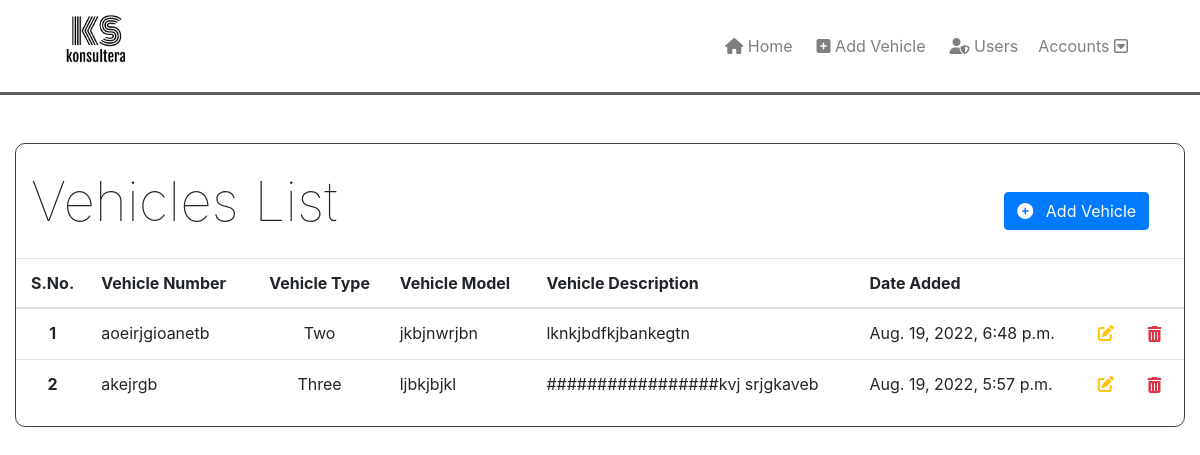
Screenshot of / (signed in) with the database file from the repository.
### home/models.py (models this page shows, shortened)
class Vehicle(models.Model):
    vehicle_no = models.CharField(max_length = 15000)
    vehicle_type = models.CharField(max_length = 1500, choices = vehicle_choices)
    vehicle_model = models.CharField(max_length = 15000)
    Vehicle_desc = models.TextField()
    created_ts = models.DateTimeField(auto_now_add = True, null = True, blank = True)
    updated_ts = models.DateTimeField(auto_now = True, null = True, blank = True)
    user = models.ForeignKey(User, on_delete = models.CASCADE)

### home/views.py (the view)
# urls.py: path('', Index, name = "home"),
@login_required
def Index(request):
    context = {}
    vehicles = Vehicle.objects.all().order_by('-created_ts')
    context["vehicles"] = vehicles
    return render(request, "index.html", context)

### home/templates/index.html (shortened to what this page needs)
{% extends 'base.html' %}
{% block content %}
<div class = "container" style = "max-width: 100%;">
    <div class = "card mt-5 shadow" style = "border-radius: 10px; border: 1px solid rgb(61, 61, 61);">
        <div class = "container mt-4" style = "max-width: 100%;">
            <div class = "row">
                <div class = "col-sm-10">
                    <h3 style = "font-size: 55px; font-weight: lighter;"> Vehicles List </h3>
                </div>
                <div class = "col-sm-2 mt-4">
                    <a href = "{% url 'add_vehicle' %}">
                        <button class = "btn btn-md btn-primary"> <i class="fa-solid fa-circle-plus mr-2"></i> Add Vehicle </button>
                    </a>
                </div>
            </div>
        </div>
        <div class = "card-body p-0 mt-3">
            <table class="table p-0">
                <thead>
                    <tr>
                    <th scope="col" class = "text-center">S.No.</th>
                    <th scope="col">Vehicle Number</th>
                    <th scope="col" class = "text-center">Vehicle Type</th>
                    <th scope="col">Vehicle Model</th>
                    <th scope="col">Vehicle Description</th>
                    <th scope="col">Date Added</th>
                    <th scope="col"></th>
                    <th scope="col"></th>
                    </tr>
                </thead>
                <tbody>
                    {% for x in vehicles %}
                    <tr>
                        <th scope="row" class = "text-center">{{ forloop.counter }}</th>
                        <td>{{ x.vehicle_no }}</td>
                        <td class = "text-center">{{ x.vehicle_type }}</td>
                        <td>{{ x.vehicle_model }}</td>
                        {% if x.Vehicle_desc|length > 70 %}
                            <td title = "{{ x.Vehicle_desc }}">{{ x.Vehicle_desc|slice:":70" }}....</td>
                        {% else %}
                            <td>{{ x.Vehicle_desc }}</td>
                        {% endif %}
                        <td>{{ x.created_ts }}</td>
                        <td>
                            <a href = "update_vehicle/{{ x.id }}">
                                <i title = "Update: {{x.vehicle_no}}" class="fa-solid text-warning fa-pen-to-square"></i>
                            </a>
                        </td>
                        <td>
                            <button style = "border: none; outline: none; background-color: #fff;" data-toggle = "modal" data-target = "#exampleModal-{{x.id}}" id = "delete_btn">
                                <i title = "Delete: {{x.vehicle_no}}" class="fa-solid text-danger fa-trash-can"></i>
                            </button>
                        </td>
                    </tr>
                    {% endfor %}
                </tbody>
            </table>
        </div>
    </div>
</div>
{% endblock %}

### templates/base.html (shortened to what this page needs)
<!DOCTYPE html>
<html lang="en">
<head>
    <link rel="stylesheet" href="https://cdn.jsdelivr.net/npm/bootstrap@4.0.0/dist/css/bootstrap.min.css">
</head>
<body>
    <nav class="navbar shadow navbar-default navbar-light navbar-light navbar-expand-lg" style = "border-bottom: 3px solid rgb(93, 93, 93);">
        <a class="navbar-brand ml-5 mb-3" href="/"><img style = "height: 50px; padding: 0px;" src = "/ui/static/head_icon.png"></a>
        <div class="collapse navbar-collapse mr-5" id="navbarSupportedContent">
            <ul class="navbar-nav ml-auto" id = "imp_links">
                {% if user.is_authenticated %}
                    <li class="nav-item text-center mr-2">
                        <a class="nav-link" href="/"> <i class="fas fa-home"></i> Home</a>
                    </li>
                    <li class="nav-item text-center mr-2">
                        <a class="nav-link" href="{% url 'add_vehicle' %}"><i class="fa-solid fa-square-plus"></i> Add Vehicle</a>
                    </li>
                    {% for group in request.user.groups.all %}
                        {% if group.name == 'superadmin' %}
                            <li class="nav-item text-center mr-1">
                                <a class="nav-link" href="{% url 'user_list' %}"><i class="fas fa-user-shield"></i> Users </a>
                            </li>
                        {% endif %}
                    {% endfor %}
                {% else %}
                    <li class="nav-item text-center">
                        <a class="nav-link" href="/"> <i class="fas fa-home"></i> Home</a>
                    </li>
                {% endif %}
                <li class="nav-item dropdown">
                    <a class="nav-link " href="#" id="navbarDropdown" role="button" data-toggle="dropdown" aria-haspopup="true" aria-expanded="false">
                         Accounts <i class="far fa-caret-square-down"></i>
                    </a>
                </li>
            </ul>
        </div>
    </nav>
    {% block content %}{% endblock %}
</body>
</html>

### rows the page displays
Vehicle: vehicle_no "aoeirjgioanetb", vehicle_type "Two", vehicle_model "jkbjnwrjbn", Vehicle_desc "lknkjbdfkjbankegtn", created_ts "Aug. 19, 2022, 6:48 p.m."
Vehicle: vehicle_no "akejrgb", vehicle_type "Three", vehicle_model "ljbkjbjkl", Vehicle_desc "#################kvj srjgkaveb", created_ts "Aug. 19, 2022, 5:57 p.m."
